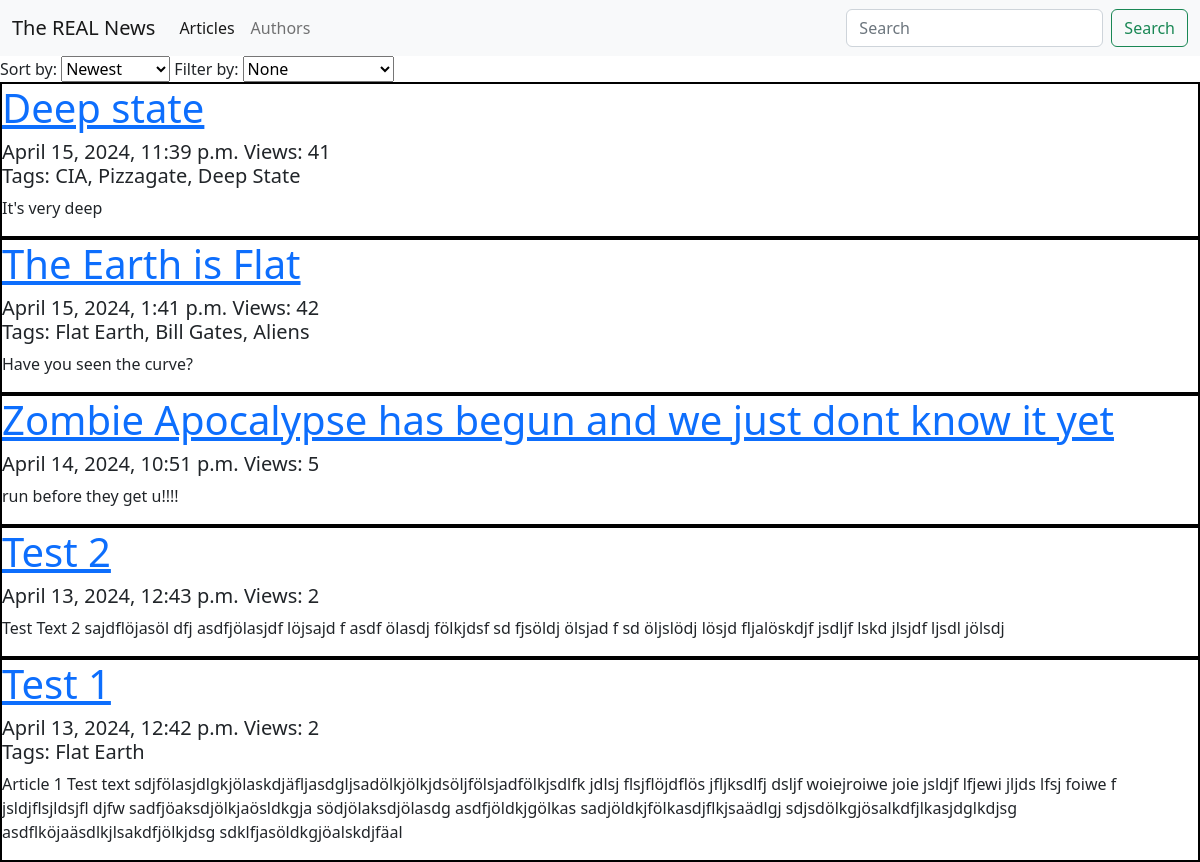
/articles/, run on an earlier commit of the app's database.
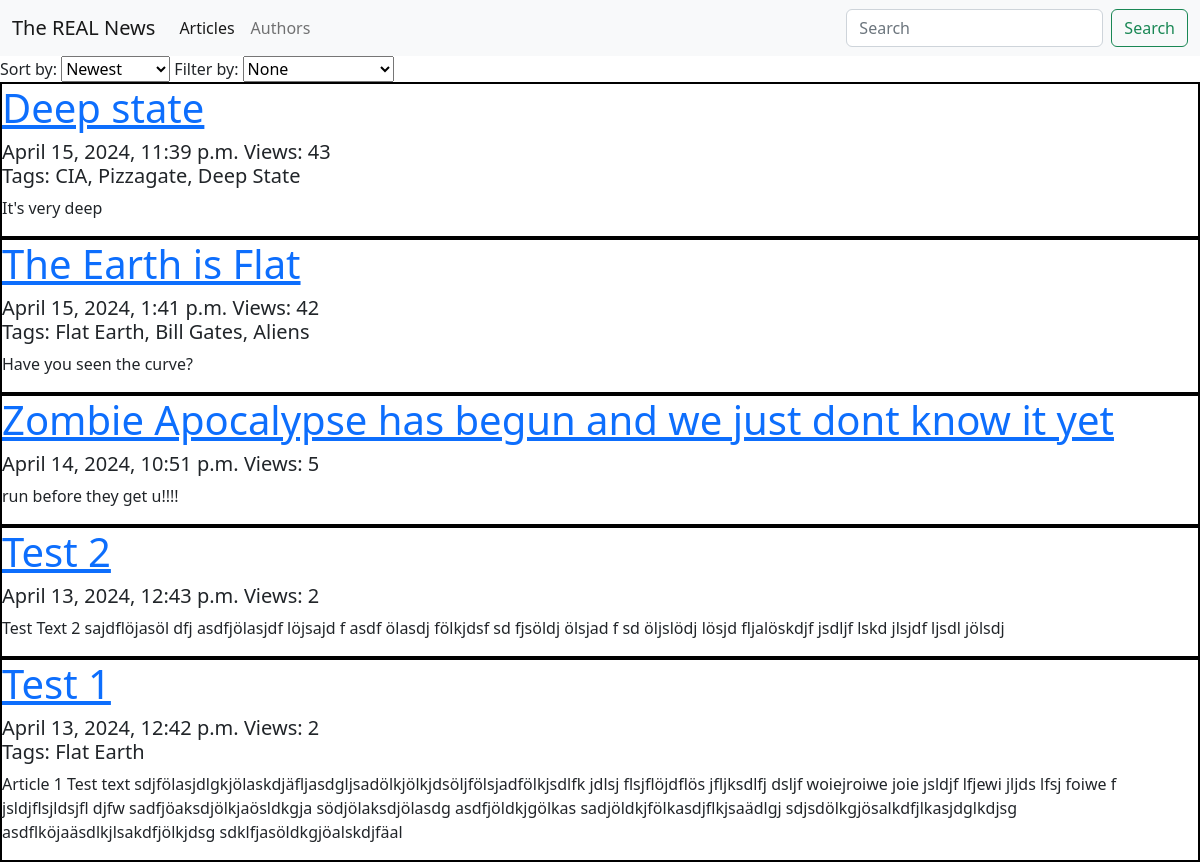
And on a later commit of the database.
### articles/models.py (models this page shows, shortened)
class Article(models.Model):
    heading = models.CharField(max_length=150)
    text = models.TextField(max_length=10000)
    pub_date = models.DateTimeField()
    tags = models.ManyToManyField(Tag)
    picture = models.ImageField(
        upload_to="article_pictures/",
        height_field=None,
        width_field=None,
        max_length=100,
        blank=True,
    )
    view_count = models.IntegerField(default=0)
    author = models.ForeignKey(
        "authors.Author", on_delete=models.CASCADE, default=1
    )

### articles/views.py (the view)
# urls.py: path("", views.index, name="index"),
def index(request):
    articles, sort, sort_options = sorter(request)
    filtered, filt, filts = filterer(request, articles)
    context = {
        "articles_list": filtered,
        "sort_order": sort,
        "sort_options": sort_options,
        "filt": filt,
        "filters": filts,
    }
    return render(request, "articles/index.html", context)

### articles/models.py (called while the page is built)
    def __str__(self):
        return self.text

### articles/views.py (called while the page is built)
def sorter(request):
    if order := request.GET.get("article-sort"):
        sort = order
        if order == "Newest":
            articles = Article.objects.order_by("-pub_date")
        elif order == "Oldest":
            articles = Article.objects.order_by("pub_date")
        elif order == "A-Z":
            articles = Article.objects.order_by("heading")
        elif order == "Z-A":
            articles = Article.objects.order_by("-heading")
        elif order == "Most Views":
            articles = Article.objects.order_by("-view_count")
        else:
            articles = Article.objects.order_by("view_count")
    else:
        articles = Article.objects.order_by("-pub_date")
        sort = "Newest"
    sort_options = (
        "Newest",
        "Oldest",
        "A-Z",
        "Z-A",
        "Most Views",
        "Least Views",
    )
    return (articles, sort, sort_options)

### articles/templates/articles/index.html (shortened to what this page needs)
{% include 'base.html' %}
<form action="{% url 'articles:index'%}" method="get">
  <label for="article-sort">Sort by:</label>
  <select name="article-sort" id="article-sort", onchange='if(this.value != 0) { this.form.submit(); }'>
    {% for option_value in sort_options %}
      <option value="{{ option_value }}" {% if sort_order == option_value %} selected {% endif %}>{{ option_value }}</option>
    {% endfor %}
  </select>
  <label for="article-filter">Filter by:</label>
  <select name="article-filter" id="article-filter", onchange='if(this.value != 0) { this.form.submit(); }'>
    <option value="None" {% if filt == None %} selected {% endif %}>None</option>
  </select>
</form>
{% if articles_list %}
  <div>
    {% for article in articles_list %}
    <div style="border: 2px solid black;">
      <h1><a href="{% url 'articles:article' article.id %}">{{ article.heading }}</a></h1>
      <h5> {{ article.pub_date }} Views: {{ article.view_count }}<br>
        {% if article.tags.all %}
          Tags:
            {% for item in article.tags.all %}
              {{ item.text }}{% if not forloop.last %}, {% endif %}
            {% endfor %}
        {% endif %}</h5>
      <p> {{ article.text }} </p>
    </div>
  {% endfor %}
  </div>
{% else %}
    <p>No Articles are availabe.</p>
{% endif %}

What changed in the data, as far as the page shows it:
changed Article "Deep state": view_count "41" → "43"
